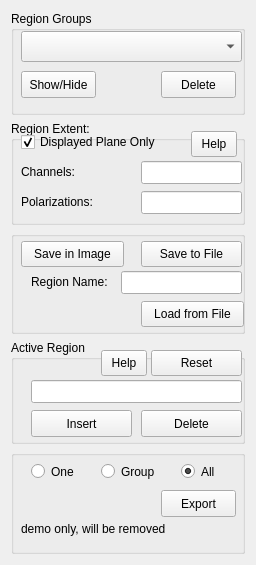
<ui version="4.0" >
 <author>dking</author>
 <class>QtRegionMgr</class>
 <widget class="QWidget" name="QtRegionMgr" >
  <property name="geometry" >
   <rect>
    <x>0</x>
    <y>0</y>
    <width>256</width>
    <height>565</height>
   </rect>
  </property>
  <property name="maximumSize" >
   <size>
    <width>99999</width>
    <height>99999</height>
   </size>
  </property>
  <property name="windowTitle" >
   <string>Region Manager</string>
  </property>
  <layout class="QGridLayout" >
   <item row="0" column="0" >
    <widget class="QGroupBox" name="groupBox" >
     <property name="title" >
      <string>Region Groups</string>
     </property>
     <widget class="QComboBox" name="regName" >
      <property name="geometry" >
       <rect>
        <x>10</x>
        <y>20</y>
        <width>221</width>
        <height>31</height>
       </rect>
      </property>
      <property name="toolTip" >
       <string>Names of all regions stored in image or loaded from files</string>
      </property>
     </widget>
     <widget class="QPushButton" name="showOrHide" >
      <property name="geometry" >
       <rect>
        <x>10</x>
        <y>60</y>
        <width>75</width>
        <height>27</height>
       </rect>
      </property>
      <property name="toolTip" >
       <string>Show or Hide region in display </string>
      </property>
      <property name="text" >
       <string>Show/Hide</string>
      </property>
     </widget>
     <widget class="QPushButton" name="deleteReg" >
      <property name="geometry" >
       <rect>
        <x>150</x>
        <y>60</y>
        <width>75</width>
        <height>27</height>
       </rect>
      </property>
      <property name="toolTip" >
       <string>Delete Region from Image</string>
      </property>
      <property name="text" >
       <string>Delete</string>
      </property>
     </widget>
    </widget>
   </item>
   <item row="1" column="0" >
    <widget class="QGroupBox" name="extentGrpBox_" >
     <property name="toolTip" >
      <string>Controls region extent along &lt;i>non-displayed&lt;/i> axes.  Set &lt;i>before&lt;/i> defining region with the mouse.  (Typically, selecting All Axes extends over all channels &lt;i>and&lt;/i> all Stokes).</string>
     </property>
     <property name="title" >
      <string>Region Extent:</string>
     </property>
     <widget class="QLineEdit" name="chan_sel" >
      <property name="geometry" >
       <rect>
        <x>130</x>
        <y>40</y>
        <width>101</width>
        <height>23</height>
       </rect>
      </property>
      <property name="toolTip" >
       <string>blank for all channels or list of channels</string>
      </property>
     </widget>
     <widget class="QLineEdit" name="pol_sel" >
      <property name="geometry" >
       <rect>
        <x>130</x>
        <y>70</y>
        <width>101</width>
        <height>23</height>
       </rect>
      </property>
      <property name="toolTip" >
       <string>blank for all polarizations or list of polarizations</string>
      </property>
     </widget>
     <widget class="QCheckBox" name="planeOnlyCB" >
      <property name="geometry" >
       <rect>
        <x>10</x>
        <y>10</y>
        <width>161</width>
        <height>22</height>
       </rect>
      </property>
      <property name="toolTip" >
       <string>If checked the drawn region applies for the displayed </string>
      </property>
      <property name="text" >
       <string>Displayed Plane Only</string>
      </property>
      <property name="checked" >
       <bool>true</bool>
      </property>
      <property name="tristate" >
       <bool>false</bool>
      </property>
     </widget>
     <widget class="QLabel" name="chanExt" >
      <property name="geometry" >
       <rect>
        <x>10</x>
        <y>40</y>
        <width>83</width>
        <height>22</height>
       </rect>
      </property>
      <property name="toolTip" >
       <string>the channels this region applys to</string>
      </property>
      <property name="text" >
       <string>Channels:</string>
      </property>
     </widget>
     <widget class="QLabel" name="polExt" >
      <property name="geometry" >
       <rect>
        <x>10</x>
        <y>70</y>
        <width>111</width>
        <height>22</height>
       </rect>
      </property>
      <property name="toolTip" >
       <string>the polarizations this region applys to</string>
      </property>
      <property name="text" >
       <string>Polarizations:</string>
      </property>
     </widget>
     <widget class="QToolButton" name="helpButton" >
      <property name="geometry" >
       <rect>
        <x>180</x>
        <y>10</y>
        <width>46</width>
        <height>26</height>
       </rect>
      </property>
      <property name="text" >
       <string>Help</string>
      </property>
     </widget>
    </widget>
   </item>
   <item row="3" column="0" >
    <widget class="QGroupBox" name="groupBox_2" >
     <property name="title" >
      <string>Active Region</string>
     </property>
     <widget class="QToolButton" name="resetregions" >
      <property name="geometry" >
       <rect>
        <x>140</x>
        <y>10</y>
        <width>91</width>
        <height>26</height>
       </rect>
      </property>
      <property name="toolTip" >
       <string>reset current drawing list</string>
      </property>
      <property name="text" >
       <string>Reset</string>
      </property>
     </widget>
     <widget class="QPushButton" name="insertButton" >
      <property name="geometry" >
       <rect>
        <x>20</x>
        <y>70</y>
        <width>101</width>
        <height>27</height>
       </rect>
      </property>
      <property name="toolTip" >
       <string>Insert a region into this group</string>
      </property>
      <property name="text" >
       <string>Insert</string>
      </property>
     </widget>
     <widget class="QPushButton" name="deleteButton" >
      <property name="geometry" >
       <rect>
        <x>130</x>
        <y>70</y>
        <width>101</width>
        <height>27</height>
       </rect>
      </property>
      <property name="toolTip" >
       <string>Delete a region from this group</string>
      </property>
      <property name="text" >
       <string>Delete</string>
      </property>
     </widget>
     <widget class="QLineEdit" name="lineEdit" >
      <property name="geometry" >
       <rect>
        <x>20</x>
        <y>40</y>
        <width>211</width>
        <height>23</height>
       </rect>
      </property>
      <property name="toolTip" >
       <string>Current active region</string>
      </property>
     </widget>
     <widget class="QToolButton" name="helpAct" >
      <property name="geometry" >
       <rect>
        <x>90</x>
        <y>10</y>
        <width>46</width>
        <height>26</height>
       </rect>
      </property>
      <property name="text" >
       <string>Help</string>
      </property>
     </widget>
    </widget>
   </item>
   <item row="2" column="0" >
    <widget class="QGroupBox" name="groupBox_4" >
     <property name="title" >
      <string/>
     </property>
     <widget class="QToolButton" name="saveInImage" >
      <property name="geometry" >
       <rect>
        <x>10</x>
        <y>10</y>
        <width>103</width>
        <height>26</height>
       </rect>
      </property>
      <property name="toolTip" >
       <string>save the region in to the image</string>
      </property>
      <property name="text" >
       <string>Save in Image</string>
      </property>
     </widget>
     <widget class="QToolButton" name="saveRGNFile" >
      <property name="geometry" >
       <rect>
        <x>130</x>
        <y>10</y>
        <width>101</width>
        <height>26</height>
       </rect>
      </property>
      <property name="toolTip" >
       <string>save the region in to a file</string>
      </property>
      <property name="text" >
       <string>Save to File</string>
      </property>
     </widget>
     <widget class="QLabel" name="polExt_2" >
      <property name="geometry" >
       <rect>
        <x>20</x>
        <y>40</y>
        <width>91</width>
        <height>22</height>
       </rect>
      </property>
      <property name="toolTip" >
       <string>the polarizations this region applys to</string>
      </property>
      <property name="text" >
       <string>Region Name:</string>
      </property>
     </widget>
     <widget class="QLineEdit" name="savedName" >
      <property name="geometry" >
       <rect>
        <x>110</x>
        <y>40</y>
        <width>121</width>
        <height>23</height>
       </rect>
      </property>
      <property name="toolTip" >
       <string>the name of the image region (to be saved or loaded)</string>
      </property>
     </widget>
     <widget class="QToolButton" name="loadFile" >
      <property name="geometry" >
       <rect>
        <x>130</x>
        <y>70</y>
        <width>103</width>
        <height>26</height>
       </rect>
      </property>
      <property name="toolTip" >
       <string>load a region from a file </string>
      </property>
      <property name="text" >
       <string>Load from File</string>
      </property>
     </widget>
    </widget>
   </item>
   <item row="5" column="0" >
    <widget class="QGroupBox" name="groupBox_3" >
     <property name="toolTip" >
      <string>Export regions to termianl</string>
     </property>
     <property name="title" >
      <string/>
     </property>
     <widget class="QRadioButton" name="actOne" >
      <property name="geometry" >
       <rect>
        <x>20</x>
        <y>10</y>
        <width>51</width>
        <height>23</height>
       </rect>
      </property>
      <property name="toolTip" >
       <string>Select only the active region</string>
      </property>
      <property name="text" >
       <string>One</string>
      </property>
     </widget>
     <widget class="QRadioButton" name="actGrp" >
      <property name="geometry" >
       <rect>
        <x>90</x>
        <y>10</y>
        <width>61</width>
        <height>23</height>
       </rect>
      </property>
      <property name="toolTip" >
       <string>Select regions in the active group</string>
      </property>
      <property name="text" >
       <string>Group</string>
      </property>
     </widget>
     <widget class="QRadioButton" name="actAll" >
      <property name="geometry" >
       <rect>
        <x>170</x>
        <y>10</y>
        <width>51</width>
        <height>23</height>
       </rect>
      </property>
      <property name="toolTip" >
       <string>Select all shown regions</string>
      </property>
      <property name="text" >
       <string>All</string>
      </property>
      <property name="checked" >
       <bool>true</bool>
      </property>
     </widget>
     <widget class="QPushButton" name="exportButton" >
      <property name="geometry" >
       <rect>
        <x>150</x>
        <y>40</y>
        <width>75</width>
        <height>27</height>
       </rect>
      </property>
      <property name="text" >
       <string>Export</string>
      </property>
     </widget>
     <widget class="QLabel" name="label" >
      <property name="geometry" >
       <rect>
        <x>10</x>
        <y>70</y>
        <width>221</width>
        <height>18</height>
       </rect>
      </property>
      <property name="text" >
       <string>demo only, will be removed</string>
      </property>
     </widget>
    </widget>
   </item>
  </layout>
 </widget>
 <resources/>
 <connections/>
</ui>
